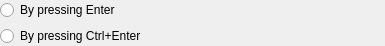
<?xml version="1.0" encoding="UTF-8"?>
<ui version="4.0">
 <class>MessengerOptionsClass</class>
 <widget class="QWidget" name="MessengerOptionsClass">
  <property name="geometry">
   <rect>
    <x>0</x>
    <y>0</y>
    <width>385</width>
    <height>40</height>
   </rect>
  </property>
  <layout class="QVBoxLayout" name="verticalLayout">
   <property name="margin">
    <number>0</number>
   </property>
   <item>
    <widget class="QRadioButton" name="rdbSendByEnter">
     <property name="text">
      <string>By pressing Enter</string>
     </property>
    </widget>
   </item>
   <item>
    <widget class="QRadioButton" name="rdbSendByCtrlEnter">
     <property name="text">
      <string>By pressing Ctrl+Enter</string>
     </property>
    </widget>
   </item>
  </layout>
 </widget>
 <layoutdefault spacing="6" margin="11"/>
 <resources/>
 <connections/>
</ui>
